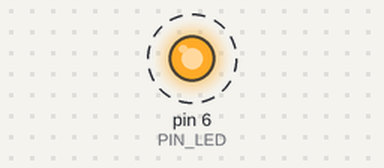
This sketch was run on a simulated Arduino Mega 2560, built with avr-gcc and run on an emulated ATmega2560. Parts: output pins drawn as LEDs (lit = HIGH). Dashed ring = blinking. The modem accepts every AT command (registered, SIM ready, sends succeed) and sends nothing else.

Above: at 0.2 s.
Timing chart, 0 to 3.2 s (numbered marks = the images above):
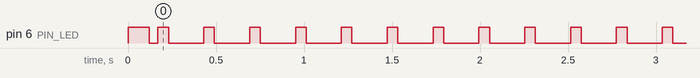

Measured:
- by itself, pin 6 (PIN_LED): repeats every 0.26 s: HIGH 0.06 s, LOW 0.20 s

The sketch:

hobd-simulator.ino
```cpp
#include <stdint.h>

#define PIN_LED (6)

#define HOBD_MSG_HEADER_SIZE (3)
#define HOBD_MSG_CHECKSUM_SIZE (1)
#define HOBD_MSG_DATA_SIZE_MAX (251)
#define HOBD_MSG_SIZE_MIN (4)
#define HOBD_MSG_SIZE_MAX (255)

#define HOBD_MSG_TYPE_INVALID (0x00)
#define HOBD_MSG_TYPE_QUERY (0x72)
#define HOBD_MSG_TYPE_RESPONSE (0x02)
#define HOBD_MSG_TYPE_WAKE_UP (0xFE)

#define HOBD_MSG_SUBTYPE_INVALID (0xAA)
#define HOBD_MSG_SUBTYPE_WAKE_UP (0xFF)
#define HOBD_MSG_SUBTYPE_INIT (0x00)
#define HOBD_MSG_SUBTYPE_TABLE_SUBGROUP (0x72)
#define HOBD_MSG_SUBTYPE_TABLE (0x71)

#define HOBD_INIT_DATA (0xF0)

#define HOBD_TABLE_0 (0x00)
#define HOBD_TABLE_16 (0x10)
#define HOBD_TABLE_32 (0x20)
#define HOBD_TABLE_209 (0xD1)


typedef struct
{
    uint8_t type;
    uint8_t size;
    uint8_t subtype;
} hobd_msg_header_s;


typedef struct
{
    hobd_msg_header_s header;
    uint8_t data[0];
    // checksum
} hobd_msg_s;


typedef struct
{
    uint8_t table;
    uint8_t offset;
    uint8_t count;
} hobd_data_table_query_s;


typedef struct
{
    uint8_t table;
    uint8_t offset;
    uint8_t data[0];
} hobd_data_table_response_s;


typedef struct
{
    uint8_t data;
} hobd_data_init_s;


typedef struct
{
    uint16_t engine_rpm;
    uint8_t tps_volt;
    uint8_t tps_percent;
    uint8_t ect_volt;
    uint8_t ect_temp;
    uint8_t iat_volt;
    uint8_t iat_temp;
    uint8_t map_volt;
    uint8_t map_pressure;
    uint8_t reserved_0;
    uint8_t reserved_1;
    uint8_t battery_volt;
    uint8_t wheel_speed;
    uint16_t fuel_injectors;
} hobd_table_16_s;


typedef struct
{
    uint8_t gear;
    uint8_t reserved_0;
    uint8_t reserved_1;
    uint8_t reserved_2;
    uint8_t engine_on;
} hobd_table_209_s;


static hobd_table_16_s table_16_data;
static hobd_table_209_s table_209_data;

static uint8_t buffer[HOBD_MSG_SIZE_MAX];


static uint8_t obd_checksum(
        const uint8_t * const buffer,
        const uint16_t len )
{
    uint16_t cs = 0;
    uint16_t idx = 0;

    for( idx = 0; idx < len; idx += 1 )
    {
        cs += (uint16_t) buffer[ idx ];
    }

    if( cs > 0x0100 )
    {
        cs = (0x0100 - (cs & 0x00FF));
    }
    else
    {
        cs = (0x0100 - cs);
    }

    return (uint8_t) (cs & 0xFF);
}


void send_init_response( void )
{
    hobd_msg_s * const msg =
            (hobd_msg_s*) buffer;

    msg->header.type = HOBD_MSG_TYPE_RESPONSE;
    msg->header.size = HOBD_MSG_HEADER_SIZE + HOBD_MSG_CHECKSUM_SIZE;
    msg->header.subtype = HOBD_MSG_SUBTYPE_INIT;

    uint8_t * const checksum = &msg->data[0];

    (*checksum) = obd_checksum(buffer, HOBD_MSG_HEADER_SIZE);

    Serial1.write(buffer, msg->header.size);
}


void send_table_16_request( void )
{
    hobd_msg_s * const msg =
            (hobd_msg_s*) buffer;

    msg->header.type = HOBD_MSG_TYPE_QUERY;
    msg->header.size = HOBD_MSG_HEADER_SIZE + HOBD_MSG_CHECKSUM_SIZE;
    msg->header.subtype = HOBD_MSG_SUBTYPE_TABLE_SUBGROUP;

    hobd_data_table_query_s * const query =
            (hobd_data_table_query_s*) &msg->data[0];

    msg->header.size += sizeof(*query);

    query->table = HOBD_TABLE_16;
    query->offset = 0;
    query->count = 17;

    uint8_t * const checksum = &msg->data[sizeof(*query)];

    (*checksum) = obd_checksum(buffer, msg->header.size - 1);

    Serial1.write(buffer, msg->header.size);
}


void send_table_16_response( void )
{
    hobd_msg_s * const msg =
            (hobd_msg_s*) buffer;

    msg->header.type = HOBD_MSG_TYPE_RESPONSE;
    msg->header.size = HOBD_MSG_HEADER_SIZE + HOBD_MSG_CHECKSUM_SIZE;
    msg->header.subtype = HOBD_MSG_SUBTYPE_TABLE_SUBGROUP;

    hobd_data_table_response_s * const resp =
            (hobd_data_table_response_s*) &msg->data[0];

    const uint8_t data_size = (sizeof(*resp) + sizeof(table_16_data));
    msg->header.size += data_size;

    resp->table = HOBD_TABLE_16;
    resp->offset = 0;

    (void) memcpy(&resp->data[0], &table_16_data, sizeof(table_16_data));

    uint8_t * const checksum = &msg->data[data_size];

    (*checksum) = obd_checksum(buffer, msg->header.size - 1);

    Serial1.write(buffer, msg->header.size);
}


void send_table_209_request( void )
{
    hobd_msg_s * const msg =
            (hobd_msg_s*) buffer;

    msg->header.type = HOBD_MSG_TYPE_QUERY;
    msg->header.size = HOBD_MSG_HEADER_SIZE + HOBD_MSG_CHECKSUM_SIZE;
    msg->header.subtype = HOBD_MSG_SUBTYPE_TABLE_SUBGROUP;

    hobd_data_table_query_s * const query =
            (hobd_data_table_query_s*) &msg->data[0];

    msg->header.size += sizeof(*query);

    query->table = HOBD_TABLE_209;
    query->offset = 0;
    query->count = 6;

    uint8_t * const checksum = &msg->data[sizeof(*query)];

    (*checksum) = obd_checksum(buffer, msg->header.size - 1);

    Serial1.write(buffer, msg->header.size);
}


void send_table_209_response( void )
{
    hobd_msg_s * const msg =
            (hobd_msg_s*) buffer;

    msg->header.type = HOBD_MSG_TYPE_RESPONSE;
    msg->header.size = HOBD_MSG_HEADER_SIZE + HOBD_MSG_CHECKSUM_SIZE;
    msg->header.subtype = HOBD_MSG_SUBTYPE_TABLE_SUBGROUP;

    hobd_data_table_response_s * const resp =
            (hobd_data_table_response_s*) &msg->data[0];

    const uint8_t data_size = (sizeof(*resp) + sizeof(table_209_data));
    msg->header.size += data_size;

    resp->table = HOBD_TABLE_209;
    resp->offset = 0;

    (void) memcpy(&resp->data[0], &table_209_data, sizeof(table_209_data));

    uint8_t * const checksum = &msg->data[data_size];

    (*checksum) = obd_checksum(buffer, msg->header.size - 1);

    Serial1.write(buffer, msg->header.size);
}


void setup( void )
{
    pinMode(PIN_LED, OUTPUT);
    digitalWrite(PIN_LED, HIGH);
    Serial1.begin(115200);

    (void) memset(&table_16_data, 0, sizeof(table_16_data));
    (void) memset(&table_209_data, 0, sizeof(table_209_data));

    delay(120);

    send_init_response();

    digitalWrite(PIN_LED, LOW);

    delay(50);
}

void loop( void )
{
    digitalWrite(PIN_LED, HIGH);

    send_table_16_request();

    delay(5);

    send_table_16_response();

    delay(50);

    send_table_209_request();

    delay(5);

    send_table_209_response();

    digitalWrite(PIN_LED, LOW);

    delay(200);

    table_209_data.engine_on = 1;
    table_209_data.gear = 1;

    table_16_data.engine_rpm += 47;
    table_16_data.wheel_speed += 1;
    table_16_data.tps_volt += 1;
    table_16_data.tps_percent += 1;

    if(table_16_data.wheel_speed == 0)
    {
        table_16_data.engine_rpm = 0;
    }
}
```
